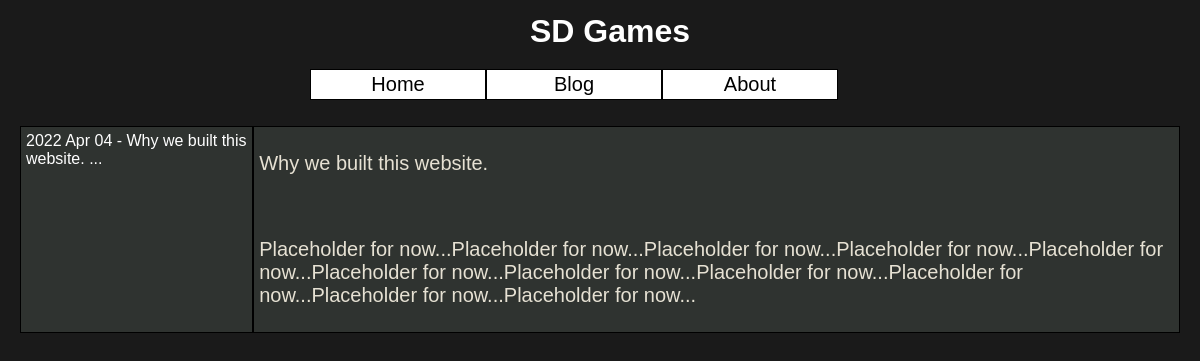
Page /blog on the committed database.
### blog/database.py (models this page shows, shortened)
class Article(db.Model):
    article_id = db.Column(db.Integer, primary_key=True)
    date = db.Column(db.String(50), nullable=False)
    title = db.Column(db.String(50), nullable=False)
    content = db.Column(db.String(50000), nullable=False)

### blog/views.py (the view)
@app.route("/blog", methods=["GET"])
def blog():
    entries = retrieve_entries()
    entry_titles = []
    blog_to_display = retrieve_entry(request.args.get('article_id'))
    if blog_to_display == None:
        return render_template("blog.html",entries=entries, entry=entries[-1] )
    return render_template("blog.html",entries=entries, entry=blog_to_display )

### blog/database.py (called while the page is built)
def retrieve_entries():
    return Article.query.all()

def retrieve_entry(article_id_get):
    article = Article.query.filter_by(article_id = article_id_get).first()
    if article == None:
        return None
    else:
        return article

### blog/templates/blog.html
{% extends 'layout.html' %}
{% block body %}
<div id="main-container-columns">
  <div class="entries">
    {% for entry in entries | reverse %}
    <div class="entry-title">
      <a href="{{ url_for('blog', article_id=entry['article_id']) }}">{{ entry['date'] + " - " + entry['title'] + "..." }}</a>
    </div>
    {% endfor %}
  </div>
  <div id="blog-container">
    <div class="entry">
      {{ entry['content']|safe }}
    </div>
  </div>
</div>
{% endblock %}

### blog/templates/layout.html (shortened to what this page needs)
<!DOCTYPE html>
<html>
  <head>
    {% block head %}
      <link rel="stylesheet" href="/static/css/style.css">
    {% endblock %}
  </head>
  <body>
    <div class="header-main">
        <div class="context-box">SD Games </div>
    </div>
    <div id ="menu-container">
        <nav>
            <ul id ="menu">
                <li><a href="/index">Home</a></li>
                <li><a href="/blog">Blog</a></li>
                <li><a href="/about">About</a></li>
            </ul>
        </nav>
    </div>
    {% block body %}{% endblock %}
  </body>
</html>

### blog/static/css/style.css (style rules this page uses)
body { font-size: 1.25rem; font-family: 'Rubik', sans-serif; color: #e6e1d3; margin: 0; padding: 0; background-color: #1a1a1a; }
.header-main { padding: 3px; max-width: 1160px; font-size: xx-large; font-weight: 700; margin: auto; }
.context-box { margin: auto; max-width: 1160px; width: 100%; padding: 10px; border-radius: 10px; color: rgb(255, 255, 255); text-align: center; }
#menu-container { max-width: 1160px; padding: 3px; border-bottom: #000; margin: auto; }
ol,ul { list-style: none; }
#menu { display: flex; margin: 3px; width: 50%; padding: 3px; margin: auto; }
#menu li { border: 1px solid #000; width: 30%; }
#menu a { display: block; padding: 3px; text-decoration: none; background-color: #fff; color: rgb(0, 0, 0); text-align: center; }
#main-container-columns { display: flex; column-count: 2; margin: auto; max-width: 1160px; margin-top: 20px; background-color: #2f3330; }
.entries { width: 20%; border: 1px solid #000; }
#blog-container { width: 80%; border: 1px solid #000; }
.entry { overflow: auto; word-wrap: break-word; padding: 5px; }
.entry-title { font-size: 16px; overflow: clip; word-wrap: break-word; padding: 5px; }
.entry-title a:link { color: rgb(255, 255, 255); background-color: transparent; text-decoration: none; }

### rows in the picture
Article: date+title "2022 Apr 04 - Why we built this website. ...", content "Why we built this website. Placeholder for now...Placeholder for now...Placeholder for now...Placeholder for now...Placeholder for now...Placeholder for now...Placeholder for now...Placeholder for now...Placeholder for now...Placeholder for now...Placeholder for now..."
